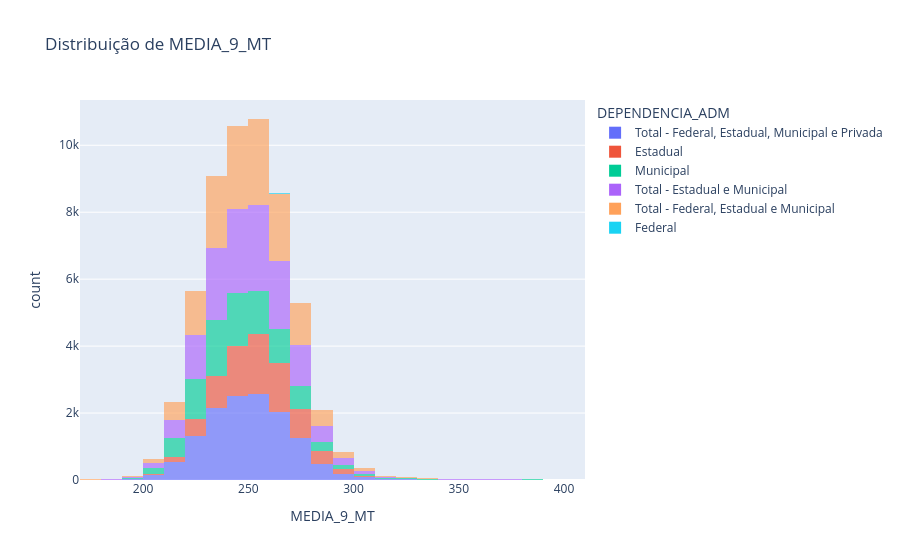

The cell this chart's notebook holds for it:
### Code cell
plot_numeric_distribution(saeb_file, "MEDIA_9_MT", group_column="DEPENDENCIA_ADM")

### Figure 1 — Plotly figure (JSON) as saved in the notebook; plotly's stock layout.template omitted (floating-point values rounded to 4 significant figures; data arrays with more than 128 entries replaced by an {"elided": "..."} marker saying what was removed)
{"data": [{"alignmentgroup": "True", "bingroup": "x", "hovertemplate": "DEPENDENCIA_ADM=Total - Federal, Estadual, Municipal e Privada<br>MEDIA_9_MT=%{x}<br>count=%{y}<extra></extra>", "legendgroup": "Total - Federal, Estadual, Municipal e Privada", "marker": {"color": "#636efa", "opacity": 0.65, "pattern": {"shape": ""}}, "name": "Total - Federal, Estadual, Municipal e Privada", "nbinsx": 40, "offsetgroup": "Total - Federal, Estadual, Municipal e Privada", "orientation": "v", "showlegend": true, "type": "histogram", "x": {"elided": "13337 float values"}, "xaxis": "x", "yaxis": "y"}, {"alignmentgroup": "True", "bingroup": "x", "hovertemplate": "DEPENDENCIA_ADM=Estadual<br>MEDIA_9_MT=%{x}<br>count=%{y}<extra></extra>", "legendgroup": "Estadual", "marker": {"color": "#EF553B", "opacity": 0.65, "pattern": {"shape": ""}}, "name": "Estadual", "nbinsx": 40, "offsetgroup": "Estadual", "orientation": "v", "showlegend": true, "type": "histogram", "x": {"elided": "7928 float values"}, "xaxis": "x", "yaxis": "y"}, {"alignmentgroup": "True", "bingroup": "x", "hovertemplate": "DEPENDENCIA_ADM=Municipal<br>MEDIA_9_MT=%{x}<br>count=%{y}<extra></extra>", "legendgroup": "Municipal", "marker": {"color": "#00cc96", "opacity": 0.65, "pattern": {"shape": ""}}, "name": "Municipal", "nbinsx": 40, "offsetgroup": "Municipal", "orientation": "v", "showlegend": true, "type": "histogram", "x": {"elided": "8775 float values"}, "xaxis": "x", "yaxis": "y"}, {"alignmentgroup": "True", "bingroup": "x", "hovertemplate": "DEPENDENCIA_ADM=Total - Estadual e Municipal<br>MEDIA_9_MT=%{x}<br>count=%{y}<extra></extra>", "legendgroup": "Total - Estadual e Municipal", "marker": {"color": "#ab63fa", "opacity": 0.65, "pattern": {"shape": ""}}, "name": "Total - Estadual e Municipal", "nbinsx": 40, "offsetgroup": "Total - Estadual e Municipal", "orientation": "v", "showlegend": true, "type": "histogram", "x": {"elided": "13355 float values"}, "xaxis": "x", "yaxis": "y"}, {"alignmentgroup": "True", "bingroup": "x", "hovertemplate": "DEPENDENCIA_ADM=Total - Federal, Estadual e Municipal<br>MEDIA_9_MT=%{x}<br>count=%{y}<extra></extra>", "legendgroup": "Total - Federal, Estadual e Municipal", "marker": {"color": "#FFA15A", "opacity": 0.65, "pattern": {"shape": ""}}, "name": "Total - Federal, Estadual e Municipal", "nbinsx": 40, "offsetgroup": "Total - Federal, Estadual e Municipal", "orientation": "v", "showlegend": true, "type": "histogram", "x": {"elided": "13355 float values"}, "xaxis": "x", "yaxis": "y"}, {"alignmentgroup": "True", "bingroup": "x", "hovertemplate": "DEPENDENCIA_ADM=Federal<br>MEDIA_9_MT=%{x}<br>count=%{y}<extra></extra>", "legendgroup": "Federal", "marker": {"color": "#19d3f3", "opacity": 0.65, "pattern": {"shape": ""}}, "name": "Federal", "nbinsx": 40, "offsetgroup": "Federal", "orientation": "v", "showlegend": true, "type": "histogram", "x": [268.0, 268.0, 266.8, 266.8, 295.9, 295.9, 269.2, 269.2, 306.6, 306.6, 336.8, 336.8, 266.8, 266.8, 345.7, 345.7, 336.1, 336.1, 323.4, 323.4, 328.0, 328.0, 272.1, 272.1, 310.7, 310.7, 342.9, 342.9, 278.2, 278.2, 329.7, 329.7, 340.1, 340.1, 335.5, 335.5, 286.9, 286.9, 328.5, 328.5], "xaxis": "x", "yaxis": "y"}], "layout": {"barmode": "relative", "legend": {"title": {"text": "DEPENDENCIA_ADM"}, "tracegroupgap": 0}, "title": {"text": "Distribuição de MEDIA_9_MT"}, "xaxis": {"anchor": "y", "domain": [0, 1], "title": {"text": "MEDIA_9_MT"}}, "yaxis": {"anchor": "x", "domain": [0, 1], "title": {"text": "count"}}}}
